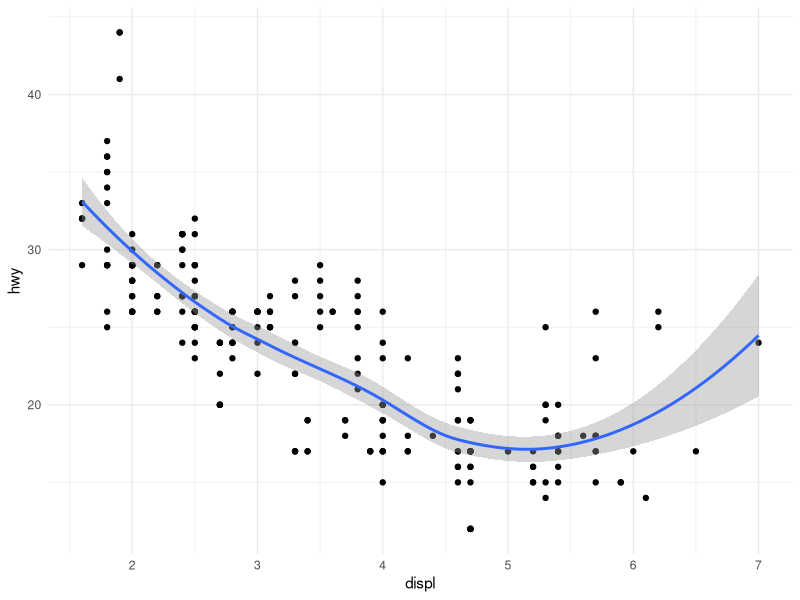

Generate this figure with R:
## ---- chunk 1
knitr::opts_chunk$set(echo = TRUE)
## ---- chunk 2
library(tidyverse)
theme_set(theme_minimal())
ggplot(mpg, aes(displ, hwy)) +
  geom_point() +
  geom_smooth()
